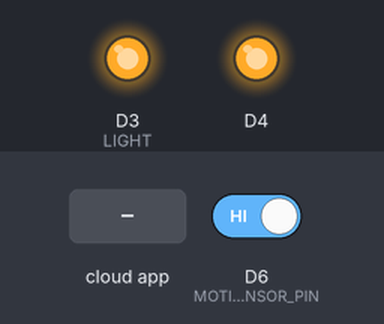
This sketch was run on a simulated ESP8266 (NodeMCU). On the bench: output pins drawn as LEDs (lit = HIGH, except the on-board LED, lit = LOW). The test bench sets the inputs (shaded band); at power-on: D6 (MOTIONSENSOR_PIN) HIGH. WiFi joins after 1.5 s; servers stay silent unless stated; network time is answered at once with the bench clock; the local clock reads 2024-03-15 10:24:30 at power-on unless the sketch sets it; what the sketch prints to the serial monitor is not drawn.

Above: at 2.7 s.
2.8 s: the phone or cloud app sets 60b410a18cf8a303b9397ebd to 1
At 4.6 s:
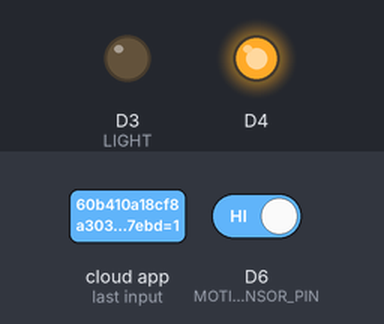
7.6 s: the phone or cloud app sets 60b410a18cf8a303b9397ebd to 0
At 8.1 s:
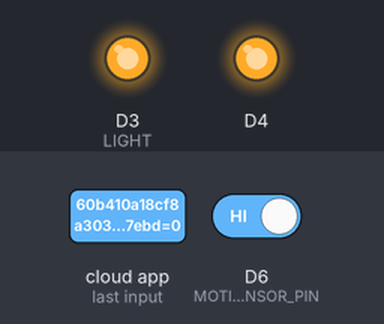
Timing chart, 0 to 10.1 s (numbered marks = the images above; inputs shaded):
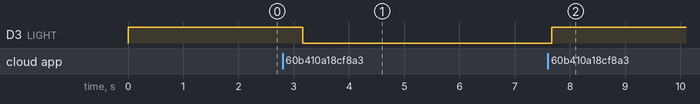

Measured:
- after the input at 2.8 s, D3 (LIGHT): HIGH → LOW after 0.36 s
- after the input at 7.6 s, D3 (LIGHT): LOW → HIGH after 0.07 s

The sketch:

MotionSensor.ino
```cpp
/*
 * Example for SinricPro Motionsensor device:
 * - Setup motionsensor device
 * - Support onPowerState to turn on / turn off motion sensor
 * - Checks a motion sensor connected to MOTIONSENSOR_PIN and send event if state changed
 *
 * If you encounter any issues:
 * - check the readme.md at https://github.com/sinricpro/esp8266-esp32-sdk/blob/master/README.md
 * - ensure all dependent libraries are installed
 *   - see https://github.com/sinricpro/esp8266-esp32-sdk/blob/master/README.md#arduinoide
 *   - see https://github.com/sinricpro/esp8266-esp32-sdk/blob/master/README.md#dependencies
 * - open serial monitor and check whats happening
 * - check full user documentation at https://sinricpro.github.io/esp8266-esp32-sdk
 * - visit https://github.com/sinricpro/esp8266-esp32-sdk/issues and check for existing issues or open a new one
 */

// Uncomment the following line to enable serial debug output
//#define ENABLE_DEBUG

#ifdef ENABLE_DEBUG
       #define DEBUG_ESP_PORT Serial
       #define NODEBUG_WEBSOCKETS
       #define NDEBUG
#endif

#include <Arduino.h>
#ifdef ESP8266
       #include <ESP8266WiFi.h>
#endif
#ifdef ESP32
       #include <WiFi.h>
#endif

//////////////////////////
//#include "Wire.h"
#include <NTPClient.h>
#include <WiFiUdp.h>

#define COVER D5
#define ALARM D6
#define LIGHT D3
#define RELAY_PIN D3 // Pin where the relay is connected (D5 = GPIO 14 on ESP8266)

#define WIFI_SSID "Dispositivos"
#define WIFI_PASS "1938@picodojabre!"
#define BAUD_RATE  9600                     // Change baudrate to your need

#define TIMER 30 // Seconds

// Define NTP Client to get time
WiFiUDP ntpUDP;
NTPClient timeClient(ntpUDP);
/////////////////////////

#include "SinricPro.h"
#include "SinricProMotionsensor.h"
#include "SinricProSwitch.h"


#define WIFI_SSID         "Dispositivos"
#define WIFI_PASS         "1938@picodojabre!"
#define APP_KEY           "64b1a680-498e-41a4-ac57-685985b34377"      // Should look like "de0bxxxx-1x3x-4x3x-ax2x-5dabxxxxxxxx"
#define APP_SECRET        "ec81b852-8021-4aef-b592-b0e4e4a92b95-a29fa9d8-1b89-432d-826b-5d04f3768d47"   // Should look like "5f36xxxx-x3x7-4x3x-xexe-e86724a9xxxx-4c4axxxx-3x3x-x5xe-x9x3-333d65xxxxxx"
#define MOTIONSENSOR_ID   "60b3afbf8cf8a303b9397bda"    // Should look like "5dc1564130xxxxxxxxxxxxxx"
#define SWITCH_ID         "60b410a18cf8a303b9397ebd"    // Should look like "5dc1564130xxxxxxxxxxxxxx"
#define BAUD_RATE         9600                // Change baudrate to your need

#define MOTIONSENSOR_PIN  D6                   // PIN where motionsensor is connected to
                                               // LOW  = motion is not detected
                                               // HIGH = motion is detected


bool myPowerState = true;                     // assume device is turned on
bool lastMotionState = false;
bool myLightState = false;
bool lastLightState = false;
unsigned long lastChange = 0;
unsigned long lastLightTime = 0;

/**
 * @brief LIGHT STATE
 *
 * If motion sensor state has changed, send event to SinricPro Server
 * state from digitalRead():
 *      HIGH = motion detected
 *      LOW  = motion not detected
 */
void handleLightState() {

}


/**
 * @brief Checks motionsensor connected to MOTIONSENSOR_PIN
 *
 * If motion sensor state has changed, send event to SinricPro Server
 * state from digitalRead():
 *      HIGH = motion detected
 *      LOW  = motion not detected
 */
void handleMotionsensor() {
  //if (!myPowerState) return;                            // if device switched off...do nothing

  unsigned long actualMillis = millis();
  if (actualMillis - lastChange < 250) return;          // debounce motionsensor state transitions (same as debouncing a pushbutton)

  bool actualMotionState = digitalRead(MOTIONSENSOR_PIN);   // read actual state of motion sensor

  if (actualMotionState != lastMotionState) {         // if state has changed
    lastMotionState = actualMotionState;              // update last known state
    lastChange = actualMillis;                        // update debounce time
    SinricProMotionsensor &myMotionsensor = SinricPro[MOTIONSENSOR_ID]; // get motion sensor device
    if (actualMotionState) {
      myMotionsensor.sendMotionEvent(actualMotionState);
      Serial.printf("Device %s turned %s (via MotionSensor) \r\n", myMotionsensor.getDeviceId().c_str(), "Motion Detected!");
    if (!myLightState) {
       lastLightState = myLightState;
       myLightState = true;
       lastLightTime = millis();
       SinricProSwitch &mySwitch = SinricPro[SWITCH_ID];   // create new light device
       mySwitch.sendPowerStateEvent(myLightState);
       Serial.printf("Device %s turned %s (via MotionSensor) \r\n", mySwitch.getDeviceId().c_str(), myLightState?"on":"off");
      }
    }
  }
}

/**
 * @brief Callback for setPowerState request
 *
 * @param deviceId      String containing deviceId (useful if this callback used by multiple devices)
 * @param[in] state     bool true=turn on device / false=turn off device
 * @param[out] state    bool true=device turned on / false=device turned off
 * @return true         request handled properly
 * @return false        request can't be handled because some kind of error happened
 */
bool onPowerState(const String &deviceId, bool &state) {
  Serial.printf("Device %s turned %s (via SinricPro) \r\n", deviceId.c_str(), state?"on":"off");
  myPowerState = state;
  return true; // request handled properly
}


bool onPowerStateSwitch(const String &deviceId, bool &state) {
  Serial.printf("Device %s turned %s (via SinricPro) \r\n", deviceId.c_str(), state?"on":"off");
  myLightState = state;
  lastLightState = myLightState;
  digitalWrite(RELAY_PIN, !state);             // set pin state
  return true;                                // request handled properly
}


// setup function for WiFi connection
void setupWiFi() {
  Serial.printf("\r\n[Wifi]: Connecting");
  WiFi.begin(WIFI_SSID, WIFI_PASS);

  while (WiFi.status() != WL_CONNECTED) {
    Serial.printf(".");
    delay(250);
  }
  IPAddress localIP = WiFi.localIP();
  Serial.printf("connected!\r\n[WiFi]: IP-Address is %d.%d.%d.%d\r\n", localIP[0], localIP[1], localIP[2], localIP[3]);
}

// setup function for SinricPro
void setupSinricPro() {
  // add device to SinricPro
  SinricProMotionsensor& myMotionsensor = SinricPro[MOTIONSENSOR_ID];
  SinricProSwitch& mySwitch = SinricPro[SWITCH_ID];   // create new switch device
  // set callback function to device
  myMotionsensor.onPowerState(onPowerState);
  mySwitch.onPowerState(onPowerStateSwitch);                // apply onPowerState callback
  // setup SinricPro
  SinricPro.onConnected([](){ Serial.printf("Connected to SinricPro\r\n"); });
  SinricPro.onDisconnected([](){ Serial.printf("Disconnected from SinricPro\r\n"); });
  SinricPro.begin(APP_KEY, APP_SECRET);               // start SinricPro
}

// main setup function
void setup() {
  Serial.begin(BAUD_RATE); Serial.printf("\r\n\r\n");

  pinMode(MOTIONSENSOR_PIN, INPUT_PULLUP);
  pinMode(COVER, INPUT_PULLUP);
  pinMode(LIGHT, OUTPUT);
  pinMode(BUILTIN_LED, OUTPUT);
  digitalWrite(LIGHT, HIGH);

  setupWiFi();
  setupSinricPro();
  // Initialize a NTPClient to get time
  timeClient.begin();
  // Set offset time in seconds to adjust for your timezone, for example:
  // GMT +1 = 3600
  // GMT +8 = 28800
  // GMT -1 = -3600
  // GMT 0 = 0
  timeClient.setTimeOffset(-3*3600);
}

void loop() {
  handleMotionsensor();
  handleLightState();
  SinricPro.handle();
  timeClient.update();
  int currentHour = timeClient.getHours();
  delay(500);
}
```
